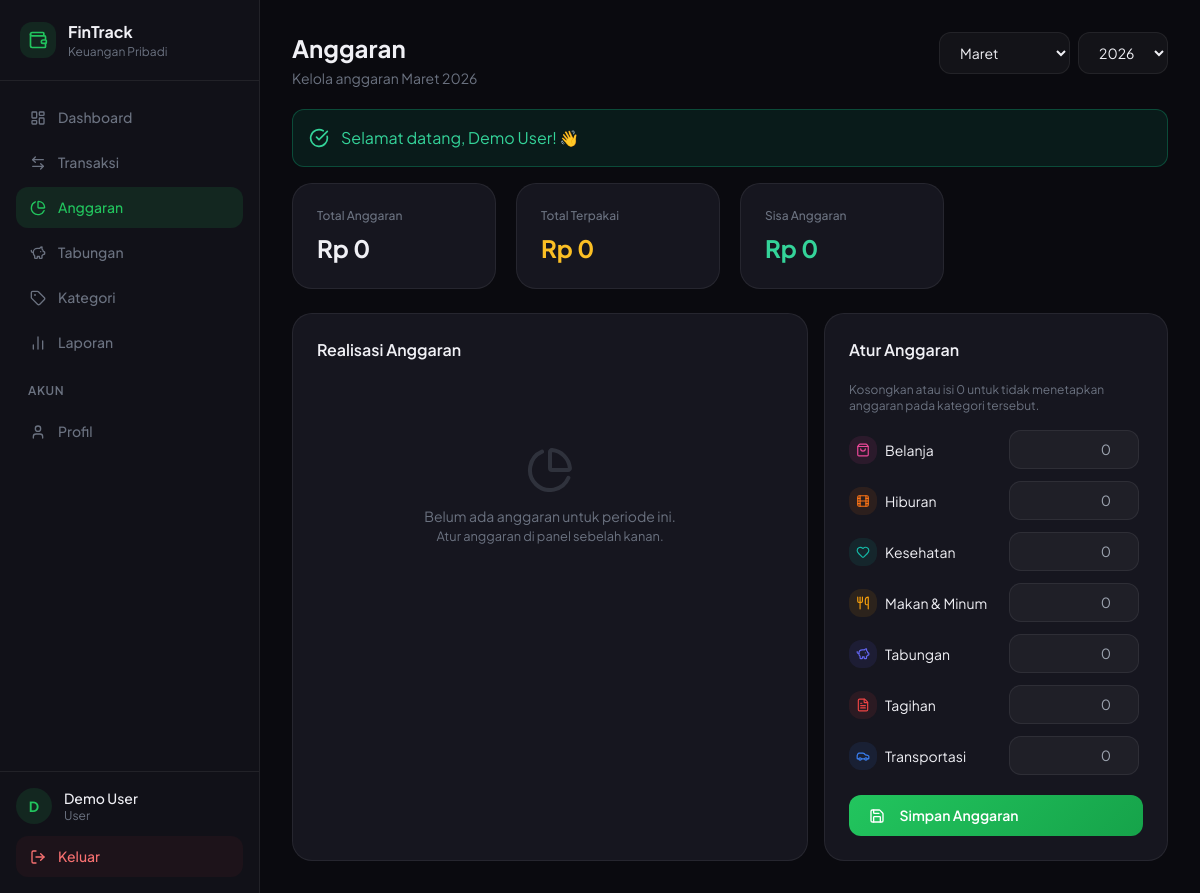
The page /budget.php (signed in) on the database its author committed.
### tables this page shows
CREATE TABLE IF NOT EXISTS categories (
    id          INT UNSIGNED AUTO_INCREMENT PRIMARY KEY,
    user_id     INT UNSIGNED        NOT NULL,
    name        VARCHAR(100)        NOT NULL,
    type        ENUM('income','expense') NOT NULL,
    icon        VARCHAR(50)         DEFAULT 'tag',
    color       VARCHAR(7)          DEFAULT '#6366f1',
    created_at  TIMESTAMP           DEFAULT CURRENT_TIMESTAMP,
    FOREIGN KEY (user_id) REFERENCES users(id) ON DELETE CASCADE,
    INDEX idx_user_type (user_id, type)
);

### config/Database.php (called while the page is built, shortened)
<?php
class Database
{
    private static ?Database $instance = null;
    private \PDO $pdo;
    private function __construct()
    {
        $dsn = sprintf(
            'mysql:host=%s;port=%s;dbname=%s;charset=%s',
            DB_HOST, DB_PORT, DB_NAME, DB_CHARSET
        );
        $options = [
            \PDO::ATTR_ERRMODE            => \PDO::ERRMODE_EXCEPTION,
            \PDO::ATTR_DEFAULT_FETCH_MODE => \PDO::FETCH_ASSOC,
            \PDO::ATTR_EMULATE_PREPARES   => false,
            \PDO::MYSQL_ATTR_INIT_COMMAND => "SET NAMES utf8mb4 COLLATE utf8mb4_unicode_ci",
        ];
        $this->pdo = new \PDO($dsn, DB_USER, DB_PASS, $options);
    }
    public static function getInstance(): Database
    {
        if (self::$instance === null) {
            self::$instance = new self();
        }
        return self::$instance;
    }
    public function getConnection(): \PDO
    {
        return $this->pdo;
    }
}

### finance/BaseModel.php (called while the page is built, shortened)
<?php
abstract class BaseModel implements Auditable
{
    public function __construct()
    {
        $this->db = Database::getInstance()->getConnection();
    }
}

### finance/Category.php (called while the page is built, shortened)
<?php
class Category extends BaseModel
{
    public function getByUser(int $userId, string $type = 'all'): array
    {
        $params = [$userId];
        $sql    = "SELECT * FROM categories WHERE user_id = ?";
        if ($type !== 'all') {
            $sql    .= " AND type = ?";
            $params[] = $type;
        }
        $sql .= " ORDER BY name ASC";
        $stmt = $this->db->prepare($sql);
        $stmt->execute($params);
        return $stmt->fetchAll();
    }
}
class Budget extends BaseModel
{
    public function getBudgetWithRealization(int $userId, int $month, int $year): array
    {
        $sql = "SELECT
                    b.id,
                    b.amount         AS budget_amount,
                    b.month,
                    b.year,
                    c.name           AS category_name,
                    c.icon           AS category_icon,
                    c.color          AS category_color,
                    COALESCE(
                        (SELECT SUM(t.amount)
                         FROM transactions t
                         WHERE t.category_id = b.category_id
                           AND t.user_id     = b.user_id
                           AND t.type        = 'expense'
                           AND MONTH(t.transaction_date) = b.month
                           AND YEAR(t.transaction_date)  = b.year
                        ), 0
                    ) AS spent_amount
                FROM budgets b
                INNER JOIN categories c ON b.category_id = c.id
                WHERE b.user_id = ? AND b.month = ? AND b.year = ?
                ORDER BY c.name ASC";
        $stmt = $this->db->prepare($sql);
        $stmt->execute([$userId, $month, $year]);
        $rows = $stmt->fetchAll();
        return array_map(function ($row) {
            $percentage = self::calculatePercentage(
                (float)$row['spent_amount'],
                (float)$row['budget_amount']
            );
            if ($percentage >= 100) {
                $status = 'danger';
            } elseif ($percentage >= 80) {
                $status = 'warning';
            } else {
                $status = 'safe';
            }
            return array_merge($row, [
                'percentage'  => $percentage,
                'status'      => $status,
                'remaining'   => (float)$row['budget_amount'] - (float)$row['spent_amount'],
                'formatted_budget' => self::formatCurrency((float)$row['budget_amount']),
                'formatted_spent'  => self::formatCurrency((float)$row['spent_amount']),
            ]);
        }, $rows);
    }
    public function getTotalBudget(int $userId, int $month, int $year): float
    {
        $sql  = "SELECT COALESCE(SUM(amount), 0) FROM budgets
                 WHERE user_id=? AND month=? AND year=?";
        $stmt = $this->db->prepare($sql);
        $stmt->execute([$userId, $month, $year]);
        return (float)$stmt->fetchColumn();
    }
}

### auth/AuthService.php (called while the page is built, shortened)
<?php
class AuthService implements AuthInterface
{
    public function getCurrentUserId()
    {
        return isset($_SESSION['user_id']) ? (int)$_SESSION['user_id'] : null;
    }
}

### budget.php (the view, shortened to what this page needs)
<?php
require_once __DIR__ . '/bootstrap.php';
$auth = new AuthService();
$auth->requireLogin();
$userId = $auth->getCurrentUserId();
$budgetModel = new Budget();
$catModel    = new Category();
$month = (int)($_GET['month'] ?? date('n'));
$year  = (int)($_GET['year']  ?? date('Y'));
$budgetData = $budgetModel->getBudgetWithRealization($userId, $month, $year);
$expCats    = $catModel->getByUser($userId, 'expense');
$totalBudget = $budgetModel->getTotalBudget($userId, $month, $year);
require_once __DIR__ . '/assets/partials/header.php';
?>
<div class="flex flex-wrap items-start justify-between gap-3 mb-5">
    <div>
        <h1 class="text-2xl font-bold">Anggaran</h1>
        <p style="color: var(--text-muted); font-size: 0.875rem; margin-top: 0.25rem;">
            Kelola anggaran <?= getNamaBulan($month) ?> <?= $year ?>
        </p>
    </div>
    <form method="GET" class="flex gap-2">
        <select name="month" class="input-dark" style="width: auto;" onchange="this.form.submit()">
            <?php for ($m = 1; $m <= 12; $m++): ?>
                <option value="<?= $m ?>" <?= $m === $month ? 'selected' : '' ?>><?= getNamaBulan($m) ?></option>
            <?php endfor; ?>
        </select>
        <select name="year" class="input-dark" style="width: auto;" onchange="this.form.submit()">
            <?php for ($y = date('Y') - 1; $y <= date('Y') + 1; $y++): ?>
                <option value="<?= $y ?>" <?= $y === $year ? 'selected' : '' ?>><?= $y ?></option>
            <?php endfor; ?>
        </select>
    </form>
</div>
<?= flashMessage('success') ?>
<div class="grid-stats mb-6">
    <?php
    $totalSpent     = array_sum(array_column($budgetData, 'spent_amount'));
    $totalRemaining = $totalBudget - $totalSpent;
    ?>
    <div class="stat-card">
        <p class="text-xs font-medium mb-2" style="color: var(--text-muted);">Total Anggaran</p>
        <p class="text-2xl font-bold"><?= formatRupiah($totalBudget) ?></p>
    </div>
    <div class="stat-card">
        <p class="text-xs font-medium mb-2" style="color: var(--text-muted);">Total Terpakai</p>
        <p class="text-2xl font-bold text-amber-400"><?= formatRupiah($totalSpent) ?></p>
    </div>
    <div class="stat-card">
        <p class="text-xs font-medium mb-2" style="color: var(--text-muted);">Sisa Anggaran</p>
        <p class="text-2xl font-bold <?= $totalRemaining < 0 ? 'text-red-400' : 'text-emerald-400' ?>">
            <?= formatRupiah($totalRemaining) ?>
        </p>
    </div>
</div>
<div class="grid-budget">
    <div class="card p-6">
        <h2 class="font-semibold mb-5">Realisasi Anggaran</h2>
        <?php if (!empty($budgetData)): ?>
        <div class="space-y-5">
            <?php foreach ($budgetData as $item):
                $statusColors = [
                    'safe'    => '#22c55e',
                    'warning' => '#f59e0b',
                    'danger'  => '#ef4444',
                ];
                $color = $statusColors[$item['status']] ?? '#22c55e';
            ?>
            <div>
                <div class="flex items-center justify-between mb-2">
                    <div class="flex items-center gap-2">
                        <span class="w-7 h-7 rounded-xl flex items-center justify-center"
                              style="background: <?= e($item['category_color']) ?>1a;">
                            <i data-lucide="<?= e($item['category_icon']) ?>" class="w-3.5 h-3.5"
                               style="color: <?= e($item['category_color']) ?>;"></i>
                        </span>
                        <span class="text-sm font-medium"><?= e($item['category_name']) ?></span>
                        <?php if ($item['status'] === 'danger'): ?>
                            <span class="px-2 py-0.5 rounded-full text-xs font-semibold bg-red-500/15 text-red-400">Melebihi</span>
                        <?php elseif ($item['status'] === 'warning'): ?>
                            <span class="px-2 py-0.5 rounded-full text-xs font-semibold bg-amber-500/15 text-amber-400">Hampir Habis</span>
                        <?php endif; ?>
                    </div>
                    <div class="text-right">
                        <span class="text-sm font-bold" style="color: <?= $color ?>;"><?= $item['percentage'] ?>%</span>
                        <p class="text-xs" style="color: var(--text-muted);">
                            <?= $item['formatted_spent'] ?> / <?= $item['formatted_budget'] ?>
                        </p>
                    </div>
                </div>
                <div class="progress-bar">
                    <div class="progress-fill" style="width: <?= min(100, $item['percentage']) ?>%; background: <?= $color ?>;"></div>
                </div>
                <?php if ($item['remaining'] < 0): ?>
                    <p class="text-xs mt-1 text-red-400">Melebihi anggaran sebesar <?= formatRupiah(abs($item['remaining'])) ?></p>
                <?php else: ?>
                    <p class="text-xs mt-1" style="color: var(--text-muted);">Sisa <?= $item['formatted_spent'] === 'Rp 0' ? $item['formatted_budget'] : formatRupiah($item['remaining']) ?></p>
                <?php endif; ?>
            </div>
            <?php endforeach; ?>
        </div>
        <?php else: ?>
            <div class="flex flex-col items-center justify-center py-16 text-center">
                <i data-lucide="pie-chart" class="w-12 h-12 mb-3" style="color: var(--text-muted); opacity: 0.3;"></i>
                <p style="color: var(--text-muted); font-size: 0.875rem;">Belum ada anggaran untuk periode ini.</p>
                <p style="color: var(--text-muted); font-size: 0.8rem;">Atur anggaran di panel sebelah kanan.</p>
            </div>
        <?php endif; ?>
    </div>
    <div class="card p-6">
        <h2 class="font-semibold mb-5">Atur Anggaran</h2>
        <p class="text-xs mb-4" style="color: var(--text-muted);">
            Kosongkan atau isi 0 untuk tidak menetapkan anggaran pada kategori tersebut.
        </p>
        <form method="POST">
            <div class="space-y-3 max-h-96 overflow-y-auto pr-1">
                <?php foreach ($expCats as $cat):
                    $existingBudget = 0;
                ?>
                <div class="flex items-center gap-3">
                    <div class="flex items-center gap-2 flex-1 min-w-0">
                        <span class="w-7 h-7 rounded-xl flex items-center justify-center flex-shrink-0"
                              style="background: <?= e($cat['color']) ?>1a;">
                            <i data-lucide="<?= e($cat['icon']) ?>" class="w-3.5 h-3.5"
                               style="color: <?= e($cat['color']) ?>;"></i>
                        </span>
                        <label class="text-sm truncate"><?= e($cat['name']) ?></label>
                    </div>
                    <input type="number" name="budgets[]" min="0" step="1000"
                           value="<?= $existingBudget > 0 ? (int)$existingBudget : '' ?>"
                           class="input-dark text-right" style="width: 130px; padding: 0.5rem 0.75rem;"
                           placeholder="0">
                </div>
                <?php endforeach; ?>
            </div>
            <button type="submit" class="btn-primary w-full mt-5">
                <i data-lucide="save" class="w-4 h-4 inline mr-2"></i>Simpan Anggaran
            </button>
        </form>
    </div>
</div>
<?php require_once __DIR__ . '/assets/partials/footer.php'; ?>

### assets/partials/header.php (style rules this page uses)
:root { --bg-primary: #0a0a0f; --bg-secondary: #111118; --bg-card: #16161f; --border: rgba(255,255,255,0.07); --text-primary: #f0f0f5; --text-muted: #6b7280; --accent: #22c55e; --accent-soft: rgba(34,197,94,0.12); }
* { box-sizing: border-box; }
body { font-family: 'Plus Jakarta Sans', sans-serif; background: var(--bg-primary); color: var(--text-primary); min-height: 100vh; }
.card { background: var(--bg-card); border: 1px solid var(--border); border-radius: 1.25rem; }
.input-dark { background: rgba(255,255,255,0.04); border: 1px solid var(--border); color: var(--text-primary); border-radius: 0.75rem; padding: 0.625rem 1rem; font-size: 0.875rem; width: 100%; transition: all 0.2s; }
.input-dark option { background: #1a1a24; }
.btn-primary { background: linear-gradient(135deg, #22c55e, #16a34a); color: white; font-weight: 600; border-radius: 0.75rem; padding: 0.625rem 1.25rem; font-size: 0.875rem; border: none; cursor: pointer; transition: all 0.2s; display: inline-flex; align-items: center; gap: 0.4rem; }
.stat-card { background: var(--bg-card); border: 1px solid var(--border); border-radius: 1.25rem; padding: 1.5rem; transition: all 0.2s; }
.grid-stats { display: grid; grid-template-columns: repeat(2, 1fr); gap: 0.75rem; }
@media (min-width: 1024px) { .grid-stats { grid-template-columns: repeat(4, 1fr); gap: 1.25rem; } }
.grid-budget { display: grid; grid-template-columns: 1fr; gap: 1rem; }
@media (min-width: 1024px) { .grid-budget { grid-template-columns: 3fr 2fr; } }

### rows shown on the page
categories: name "Belanja"
categories: name "Hiburan"
categories: name "Kesehatan"
categories: name "Makan & Minum"
categories: name "Tabungan"
categories: name "Tagihan"
categories: name "Transportasi"

### other values the page prints
substr($_SESSION['user_name'] ?? 'U', 0, 1) "D"
$_SESSION['user_name'] "Demo User"
$_SESSION['user_role'] "User"
getNamaBulan($month) "Maret"
$year "2026"
$msg "Selamat datang, Demo User! 👋"
formatRupiah($totalBudget) "Rp 0"
formatRupiah($totalSpent) "Rp 0"
formatRupiah($totalRemaining) "Rp 0"
form field month "Maret"
form field year "2026"
